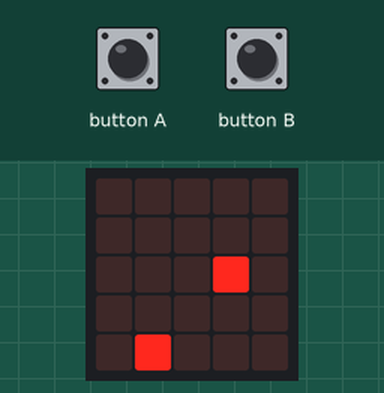
A program run on a simulated Calliope mini (MakeCode). On the bench: the board's 5×5 LED display. The test bench sets the inputs (shaded band). Random numbers come from a fixed seed.

Above: at 1.26 s.
1.3 s: button A pressed for 0.15 s
At 1.62 s:
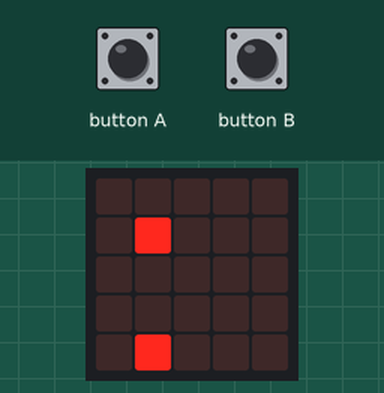
2.0 s: button B pressed for 0.15 s
At 2.23 s:
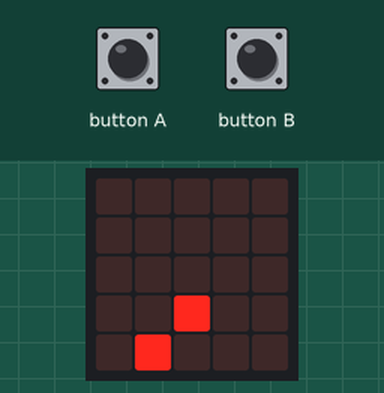
2.7 s: button A pressed for 0.15 s
At 2.95 s:
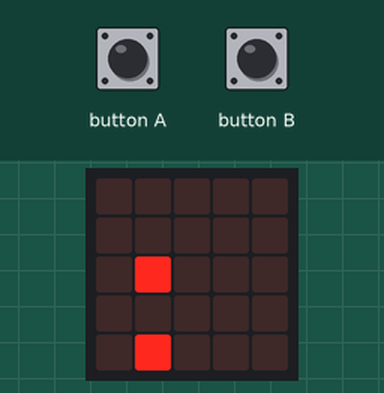
3.4 s: button B pressed for 0.15 s
At 3.8 s:
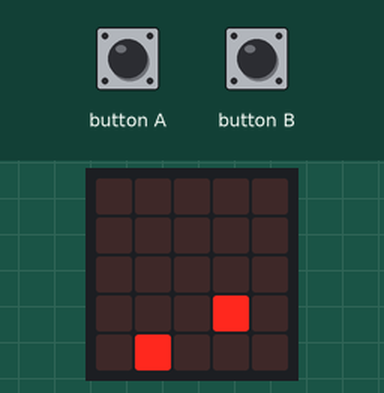
4.1 s: button A pressed for 0.15 s
At 4.64 s:
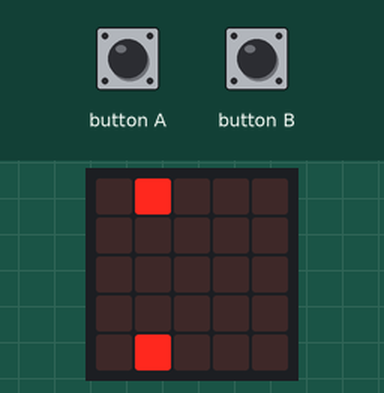
4.8 s: button B pressed for 0.15 s
At 5.36 s:
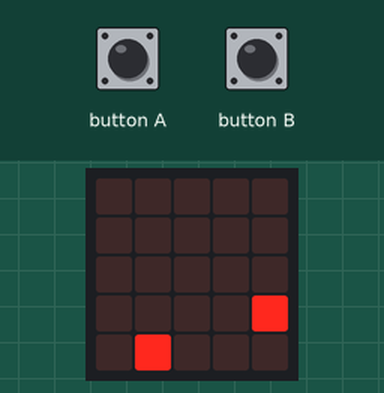
Timing chart, 0 to 6.5 s (numbered marks = the images above; inputs shaded):
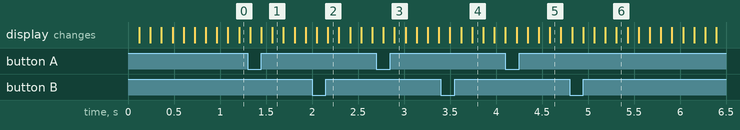

The program:

main.ts
```typescript
input.onButtonPressed(Button.A, function () {
    faengerin.turn(Direction.Right, 90)
})
input.onButtonPressed(Button.B, function () {
    faengerin.turn(Direction.Left, 90)
})
let faengerin: game.LedSprite = null
faengerin = game.createSprite(2, 2)
let Ziel = game.createSprite(randint(0, 4), randint(0, 4))
game.setScore(0)
basic.forever(function () {
    if (game.score() < 5) {
        faengerin.ifOnEdgeBounce()
        faengerin.move(1)
        basic.pause(100)
        if (faengerin.isTouching(Ziel)) {
            game.addScore(1)
            Ziel.delete()
            Ziel = game.createSprite(randint(0, 4), randint(0, 4))
        }
    } else {
        game.gameOver()
    }
})
```

test.ts
```typescript
// Hier kann man Tests durchführen; diese Datei wird nicht kompiliert, wenn dieses Paket als Erweiterung verwendet wird.
```
